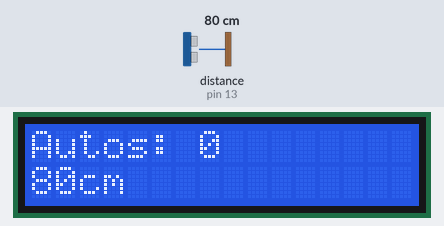
Simulated run of this sketch. Board: Arduino Uno, built with avr-gcc and run on an emulated ATmega328P. Parts: 16×2 character LCD. The test bench sets the inputs (shaded band); at power-on: distance to the obstacle (sensor on pin 13) 80 cm. What the sketch prints to the serial monitor is not drawn.

Above: at 1.2 s.
1.3 s: distance to the obstacle (sensor on pin 13) set to 250 cm
At 2.0 s:
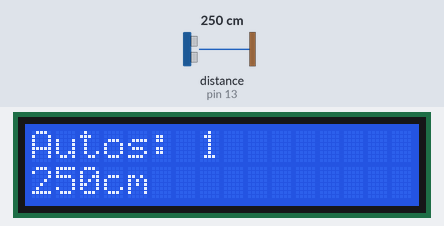
2.8 s: distance to the obstacle (sensor on pin 13) set to 2 cm
At 4.0 s:
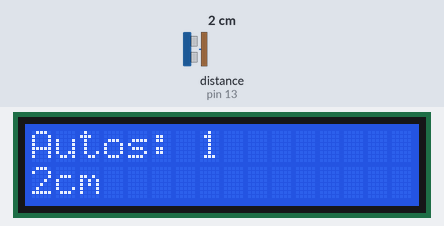
4.3 s: distance to the obstacle (sensor on pin 13) set to 299 cm
At 5.6 s:
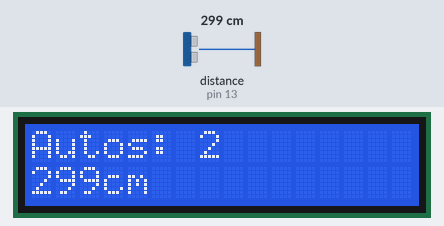
Timing chart, 0 to 7.3 s (numbered marks = the images above; inputs shaded):
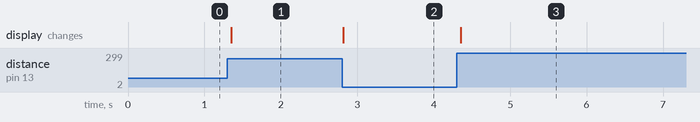

Measured:
- after the input at 1.3 s, the display: changes after 0.05 s (image 1)
- after the input at 2.8 s, the display: changes at once (image 2)
- after the input at 4.3 s, the display: changes after 0.06 s (image 3)

The sketch:

main.ino
```cpp
#include <Ultrasonic.h>
#include <Wire.h>
#include <LiquidCrystal_I2C.h>

LiquidCrystal_I2C lcd(0x27,16,2);

Ultrasonic ultrasonic3(13);		// An Seeed Studio ultrasonic sensor


int entf;
long autoanzahl=0; // Gesamtautoanzahl
int laenge =5;  //mindestanzahl an Messung bis es als Fahrzeug erkannt wird
int zaehler =0;
int mindest= 200; // Sobald diese Mindestentfernung unterschritten wird wird detektiert

void setup() {
  Serial.begin(9600);
  lcd.init();
  lcd.backlight();
  lcd.setCursor(0,0);
  lcd.print("Autos: ");

}

void loop() {

  entf = (ultrasonic3.read(CM));
  int entfernung = entf;

  lcd.setCursor(7,0);
  lcd.print(autoanzahl);
  lcd.setCursor(0,1);
  lcd.print (entf);
  lcd.print ("cm  ");

  zaehler=0;

  while (entf <= mindest){
    Serial.print("Wert kleiner mindestabstand:  ");
    Serial.println(entf);
    Serial.print("Anzahl der Messungen kleiner: ");
    Serial.println(zaehler);
    entf = (ultrasonic3.read(CM));
    zaehler=zaehler+1;
    if (zaehler > laenge){
      autoanzahl = autoanzahl+1;
      Serial.println("Fahrzeug erkannt");
      Serial.println("Warte bis Fahrzeug vorbei...");
      while (entf<=mindest){
        entf = (ultrasonic3.read(CM));

      }
    }
  }

  delay(10);
}
```
